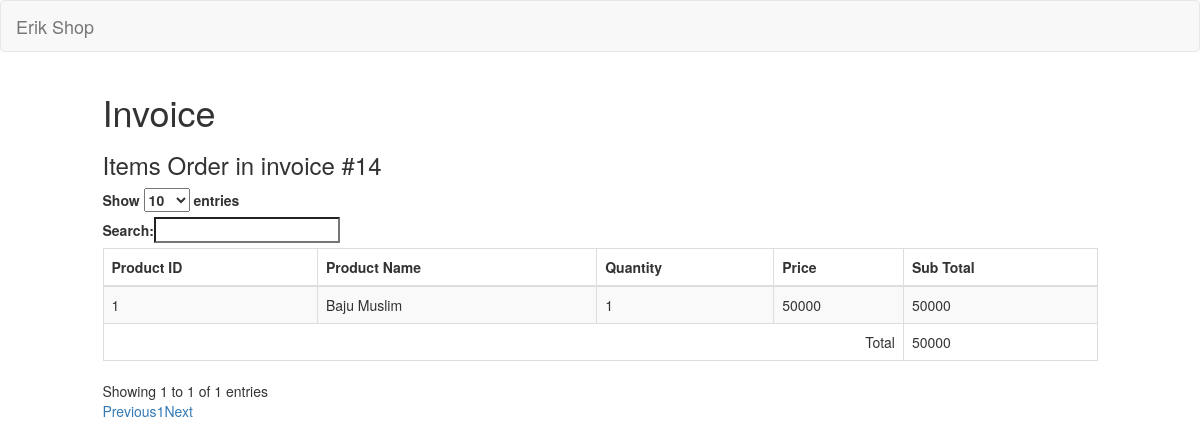
Screenshot of /admin/invoices/detail/14 with the database file from the repository.
### tables this page shows
CREATE TABLE `invoices` (
  `id` int(10) NOT NULL,
  `date` datetime NOT NULL,
  `due_date` datetime NOT NULL,
  `user_id` int(10) NOT NULL,
  `status` enum('paid','confirmed','unpaid','canceled','expired') NOT NULL
);

CREATE TABLE `orders` (
  `id` int(110) NOT NULL,
  `invoice_id` int(10) NOT NULL,
  `product_id` int(10) NOT NULL,
  `product_name` varchar(50) NOT NULL,
  `qty` int(3) NOT NULL,
  `price` int(9) NOT NULL,
  `options` text NOT NULL
);

### application/controllers/admin/Invoices.php (called while the page is built, shortened)
<?php
Class Invoices extends CI_Controller {
	public function __construct()
	{
		$this->load->model('Model_order');
	}
	public function detail($invoice_id)
	{
		$data['invoice'] = $this->Model_order->get_invoice_by_id($invoice_id);
		$data['orders'] = $this->Model_order->get_orders_by_invoice($invoice_id);
		$this->load->view('backend/view_invoice_detail', $data);
	}
}

### index.php (called while the page is built, shortened)
<?php
require_once BASEPATH.'core/CodeIgniter.php';

### application/models/Model_order.php (called while the page is built, shortened)
<?php
class Model_order extends CI_Model{
    public function get_invoice_by_id($invoice_id)
    {
        $hasil = $this->db->where('id', $invoice_id)->limit(1)->get('invoices');
        if ($hasil->num_rows() > 0){
            return $hasil->row();
        } else {
            return false;
        }
    }
    public function get_orders_by_invoice($invoice_id)
    {
        $hasil = $this->db->where('invoice_id', $invoice_id)->get('orders');
        if ($hasil->num_rows() > 0) {
            return $hasil->result();
        } else {
            return false;
        }
    }
}

### application/views/backend/view_invoice_detail.php (the view, shortened to what this page needs)
<!doctype html>
<html>
    <head>
        <link rel="stylesheet" type="text/css" href="//netdna.bootstrapcdn.com/bootstrap/3.0.3/css/bootstrap.min.css">
        <link rel="stylesheet" type="text/css" href="//cdn.datatables.net/plug-ins/9dcbecd42ad/integration/bootstrap/3/dataTables.bootstrap.css">
    </head>
    <body>
        <div class="row">
            <div class="col-sm-1"></div>
            <div class="col-sm-10">
            <h1>Invoice</h1>
            <h3>Items Order in invoice #<?php echo $invoice->id ;?> </h3>
        <table id="myTable" class="table table-striped table-bordered table-hover">
            <thead>
                <tr>
                    <th>Product ID</th>
                    <th>Product Name</th>
                    <th>Quantity</th>
                    <th>Price</th>
                    <th>Sub Total</th>
                </tr>
            </thead>
            <tbody>
                <?php
                    $total = 0;
                    foreach($orders as $order) :
                    $subtotal = $order->qty * $order->price;
                    $total += $subtotal;
                ?>
                <tr>
                    <td><?php echo $order->product_id ;?></td>
                    <td><?php echo $order->product_name;?></td>
                    <td><?php echo $order->qty;?></td>
                    <td><?php echo $order->price;?></td>
                    <td><?php echo $subtotal;?></td>
                </tr>
                <?php endforeach; ?>
            </tbody>
            <tfoot>
                <tr>
                    <td colspan="4" align="right">Total</td>
                    <td><?php echo $total ;?></td>
                </tr>
            </tfoot>
        </table>
            </div>
            <div class="col-sm-1"></div>
        </div>
    </body>
</html>

### application/views/backend/view_invoice_detail.php (style rules this page uses)
.row div { border:#000 0px solid; }

### rows the page displays
invoices: id "14"
orders: product "1", product_name "Baju Muslim", qty "1", price "50000"

### other values shown
anchor(base_url(), 'Erik Shop', ['class' => 'navbar-brand']) "Erik Shop"
$total "50000"
